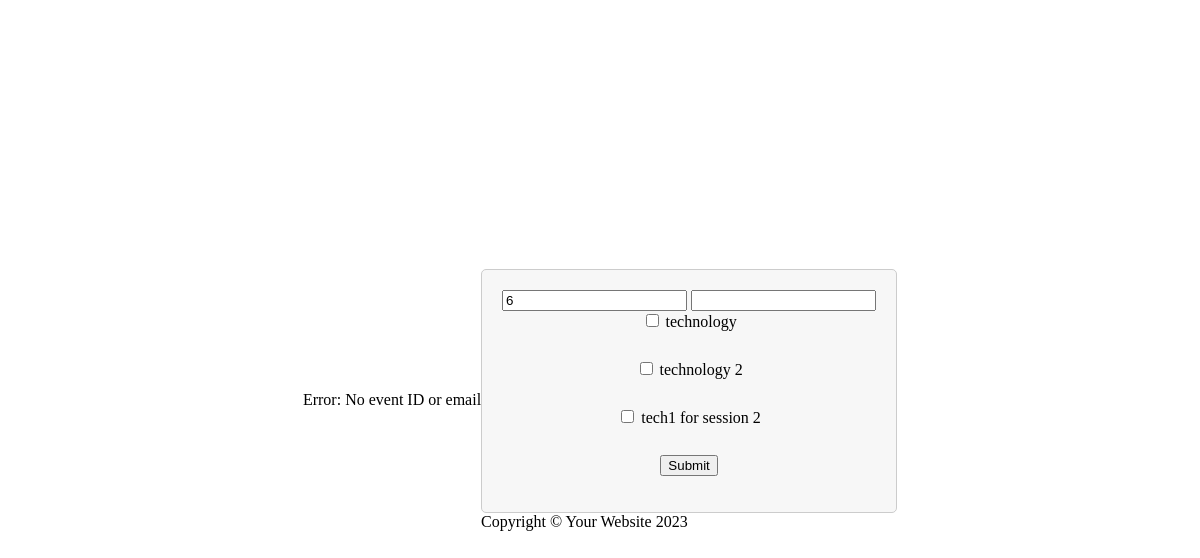
/sample-recommendation.php?eventID=6, run on the app's committed database.
### tables this page shows
CREATE TABLE `technologies` (
  `technology_id` int(11) NOT NULL,
  `event_id` int(11) NOT NULL,
  `session_id` int(11) NOT NULL,
  `technology_name` varchar(255) NOT NULL
);

### connection.php (called while the page is built, shortened)
<?php
	function getRecord($con, $strSql){
		$arrRec = [];
		$i = 0;
		if ($rs = mysqli_query($con, $strSql)) {
			if(mysqli_num_rows($rs) > 0) {
				while($rec = mysqli_fetch_array($rs)){
					foreach ($rec as $key => $value) {
						$arrRec[$i][$key] = $value;
					}
					$i++;
				}
			}
		}
		else
			die("ERROR: Could not Execute your request!");
		return $arrRec;
		}
?>

### sample-recommendation.php (the view, shortened to what this page needs)
<?php
    include 'connection.php';
    $event_id = isset($_GET['eventID']) ? $_GET['eventID'] : null;
    $email = isset($_GET['email']) ? $_GET['email'] : null;
    try {
        if ($event_id !== null && $email !== null) {
            $connection = openConnection();
            $strSql = "SELECT * FROM participants where event_id = '$event_id' and email = '$email'";
            $result = mysqli_query($connection, $strSql);
            if ($result) {
                if (mysqli_num_rows($result) > 0) {
                    $reqPersons = mysqli_fetch_array($result);
                    mysqli_free_result($result);
                }
            }
        } else {
            throw new Exception('No event ID or email');
        }
    } catch (Exception $e) {
        echo 'Error: ' . $e->getMessage();
    }
?>
<body id="page-top">
    <div id="wrapper">
        <div id="content-wrapper" class="d-flex flex-column">
                <div id="content">
                    <?php
                        if ($reqPersons['status'] == 1) {
                            echo "You already answered the form";
                        }
                        else{ ?>
                            <form method="post">
                                <input type="text" value="<?php echo $_GET['eventID'] ?>" name="event_id">
                                <input type="text" value="<?php echo $_GET['email'] ?>" name="email">
                                <?php
                                $con = openConnection();
                                $strSql = "SELECT * FROM technologies where event_id = '$event_id'";
                                $result = getRecord($con, $strSql);
                                foreach ($result as $key => $value) {
                                    echo '<label>';
                                    echo '<input type="checkbox" name="technology[]" value="' . $value['technology_id'] . '"> ' . $value['technology_name'];
                                    echo '</label>';
                                    $techId = $value['technology_id'];
                                    echo '<select class="tech-dropdown" name="dropdown_' . $techId . '">';
                                    echo '</select><br>';
                                }
                                ?>
                                <input type="submit" name="btnSubmit">
                            </form>
                       <?php }
                    ?>
                </div>
            <footer class="sticky-footer bg-white">
                <div class="container my-auto">
                    <div class="copyright text-center my-auto">
                        <span>Copyright &copy; Your Website 2023</span>
                    </div>
                </div>
            </footer>
        </div>
    </div>
</body>

### sample-recommendation.php (style rules this page uses)
body { display: flex; justify-content: center; align-items: center; height: 100vh; margin: 0; }
label { display: block; margin-bottom: 10px; }
#content { text-align: center; padding: 20px; border: 1px solid #ccc; background-color: #f7f7f7; border-radius: 5px; }

### data on the page
technologies: technology_name "technology"
technologies: technology_name "technology 2"
technologies: technology_name "tech1 for session 2"

### other printed values
$e->getMessage() "No event ID or email"
